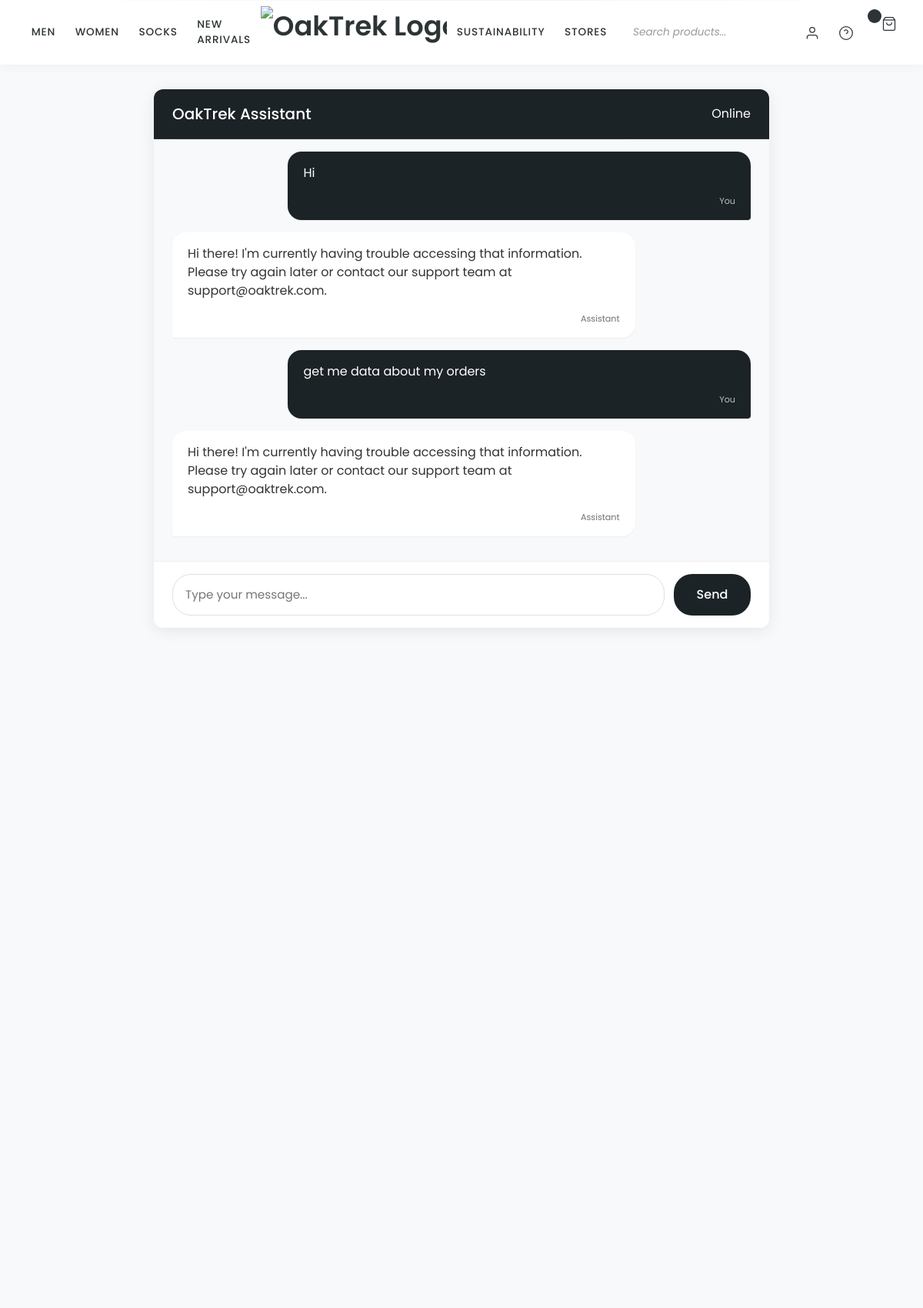
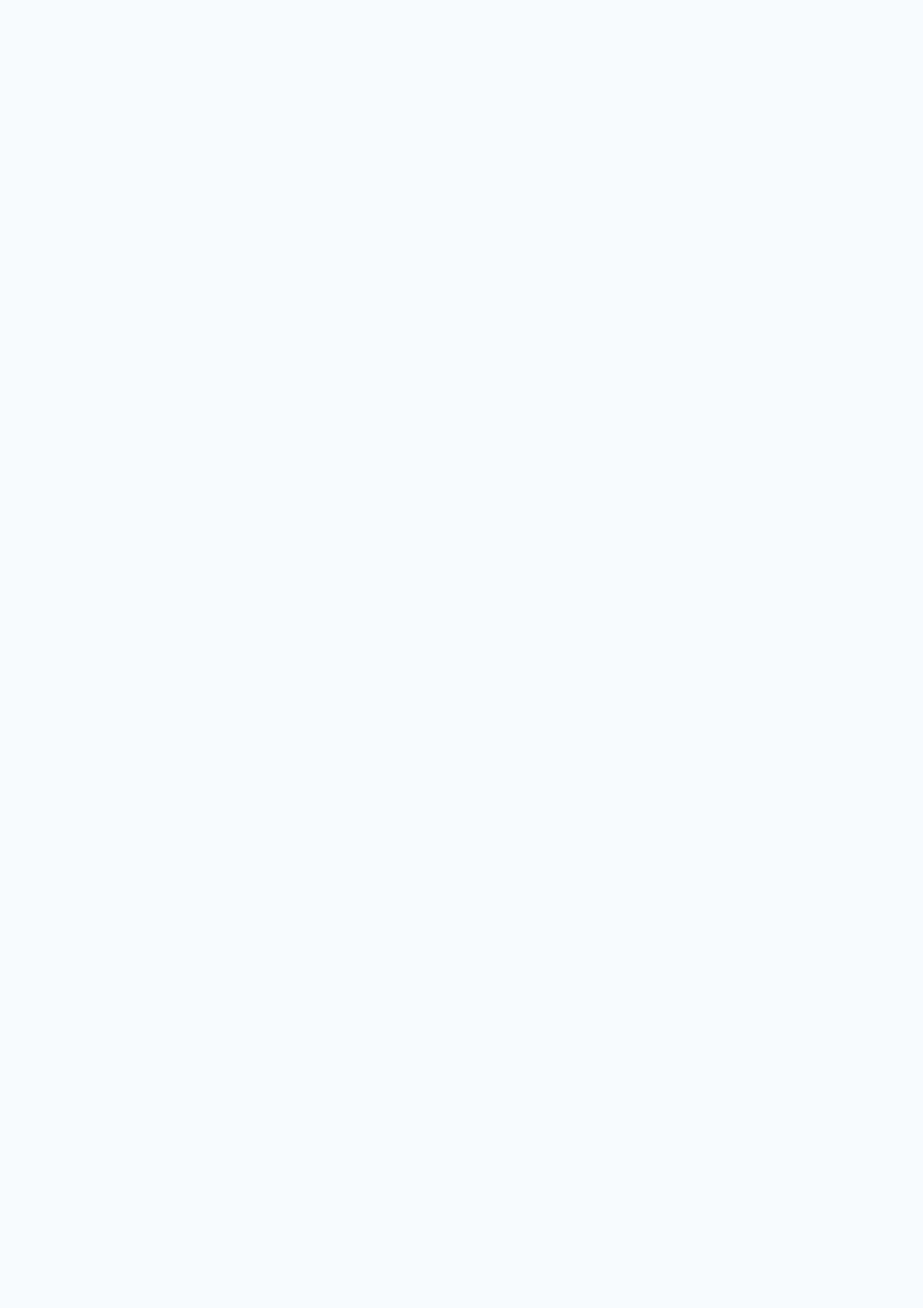
Screenshot of /chat/ (signed in, upper part) with the database file from the repository (2 pictures, top to bottom).
### CustomerSupportAI/models.py (models this page shows, shortened)
class ChatMessage(models.Model):
    user = models.ForeignKey(settings.AUTH_USER_MODEL, on_delete=models.CASCADE, related_name='chat_messages')
    message = models.TextField()
    is_bot = models.BooleanField(default=False)
    timestamp = models.DateTimeField(auto_now_add=True)
    order_context = models.JSONField(blank=True, null=True)
    cart_context = models.JSONField(blank=True, null=True)
    class Meta:
        ordering = ['timestamp']

### CustomerSupportAI/views.py (the view)
# urls.py: path('', views.chat_interface, name='chat_interface'),
@login_required
def chat_interface(request):
    return render(request, 'chat.html')

### CustomerSupportAI/templates/chat.html (shortened to what this page needs)
{% extends "base.html" %}
{% block main_block %}
<div class="chat-container">
    <div class="chat-header">
        <h2>OakTrek Assistant</h2>
        <div class="chat-status">Online</div>
    </div>
    <div class="chat-messages" id="chat-box">
        {% if not request.user.chat_messages.exists %}
        <div class="message bot welcome">
            Welcome to OakTrek! I'm your virtual assistant. How can I help you today?
        </div>
        {% else %}
            {% for msg in request.user.chat_messages.all %}
            <div class="message {% if msg.is_bot %}bot{% else %}user{% endif %}">
                {{ msg.message|linebreaks }}
                <div class="message-time">
                    {% if msg.is_bot %}Assistant{% else %}You{% endif %}
                </div>
            </div>
            {% endfor %}
        {% endif %}
    </div>
    <div class="chat-form-container">
        <form id="chat-form" class="chat-form" method="post" action="{% url 'send_message' %}">
            <input type="text" name="message" placeholder="Type your message..." required>
            <button type="submit" id="send-button">Send</button>
        </form>
    </div>
</div>
{% endblock %}

### static/css/header.css (style rules this page uses)
* { margin: 0; padding: 0; box-sizing: border-box; font-family: 'Poppins', sans-serif; }
body { background-color: #f8f9fa; }

### static/css/styles.css (style rules this page uses)
body { display: flex; flex-direction: column; }

### CustomerSupportAI/templates/chat.html (style rules this page uses)
.chat-container { max-width: 800px; margin: 2rem auto; border-radius: 12px; padding: 0; box-shadow: 0 4px 20px rgba(0, 0, 0, 0.08); background-color: #fff; overflow: hidden; display: flex; flex-direction: column; height: 80vh; max-height: 700px; position: relative; }
.chat-header { padding: 1.25rem 1.5rem; background-color: #1C2327; color: white; display: flex; align-items: center; justify-content: space-between; border-bottom: 1px solid rgba(255, 255, 255, 0.1); }
.chat-header h2 { margin: 0; font-size: 1.25rem; font-weight: 500; }
.chat-messages { flex: 1; overflow-y: auto; padding: 1.5rem; background-color: #f8f9fa; scrollbar-width: thin; scrollbar-color: #ccc transparent; }
.message { padding: 1rem 1.25rem; margin-bottom: 1rem; border-radius: 18px; max-width: 80%; position: relative; line-height: 1.5; transition: transform 0.2s ease; box-shadow: 0 1px 2px rgba(0,0,0,0.05); }
.message:last-child { margin-bottom: 0.5rem; }
.message.user { background: #1C2327; color: white; margin-left: auto; border-bottom-right-radius: 4px; }
.message.bot { background: white; color: #333; margin-right: auto; border-bottom-left-radius: 4px; }
.message-time { font-size: 0.7rem; opacity: 0.7; margin-top: 0.5rem; text-align: right; }
.chat-form-container { padding: 1rem 1.5rem; background-color: white; border-top: 1px solid #eee; }
.chat-form { display: flex; gap: 0.75rem; position: relative; }
.chat-form input { flex: 1; padding: 0.9rem 1rem; border: 1px solid #e0e0e0; border-radius: 24px; font-size: 0.95rem; transition: border-color 0.3s ease, box-shadow 0.3s ease; outline: none; }
.chat-form button { padding: 0.9rem 1.5rem; background: #1C2327; color: white; border: none; border-radius: 24px; cursor: pointer; font-weight: 500; transition: background-color 0.3s ease, transform 0.2s ease; min-width: 100px; display: flex; align-items: center; justify-content: center; }

### Profile/templates/footer.html (style rules this page uses)
body { font-family: Arial, sans-serif; margin: 0; padding: 0; }

### rows the page displays
ChatMessage: message "Hi", is_bot "You"
ChatMessage: message "Hi there! I'm currently having trouble accessing that information. Please try again later or contact our support team at support@oaktrek.com.", is_bot "Assistant"
ChatMessage: message "get me data about my orders", is_bot "You"
ChatMessage: message "Hi there! I'm currently having trouble accessing that information. Please try again later or contact our support team at support@oaktrek.com.", is_bot "Assistant"
